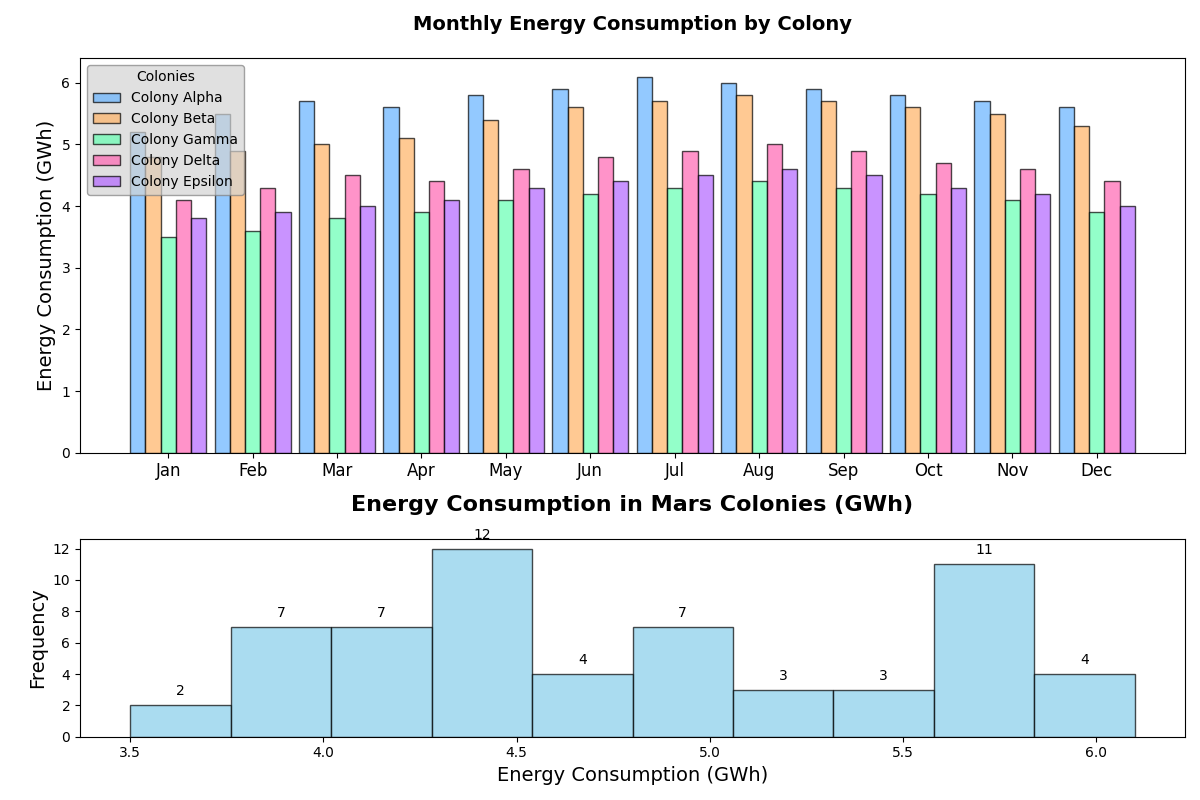

Reproduce this figure in Python.
import matplotlib.pyplot as plt
import numpy as np

# Data with additional colonies
months = ['Jan', 'Feb', 'Mar', 'Apr', 'May', 'Jun', 'Jul', 'Aug', 'Sep', 'Oct', 'Nov', 'Dec']
colony_alpha = [5.2, 5.5, 5.7, 5.6, 5.8, 5.9, 6.1, 6.0, 5.9, 5.8, 5.7, 5.6]
colony_beta = [4.8, 4.9, 5.0, 5.1, 5.4, 5.6, 5.7, 5.8, 5.7, 5.6, 5.5, 5.3]
colony_gamma = [3.5, 3.6, 3.8, 3.9, 4.1, 4.2, 4.3, 4.4, 4.3, 4.2, 4.1, 3.9]
colony_delta = [4.1, 4.3, 4.5, 4.4, 4.6, 4.8, 4.9, 5.0, 4.9, 4.7, 4.6, 4.4]
colony_epsilon = [3.8, 3.9, 4.0, 4.1, 4.3, 4.4, 4.5, 4.6, 4.5, 4.3, 4.2, 4.0]

# Setup the figure
fig, axs = plt.subplots(2, 1, figsize=(12, 8), gridspec_kw={'height_ratios': [2, 1]})

# Stacked Bar Chart with additional data
ax1 = axs[0]
width = 0.18
months_indices = np.arange(len(months))
colors = ['#66B3FF', '#FFB366', '#66FFB3', '#FF66B3', '#B366FF']

ax1.bar(months_indices - 2*width, colony_alpha, width, label='Colony Alpha', edgecolor='black', color=colors[0], alpha=0.7)
ax1.bar(months_indices - width, colony_beta, width, label='Colony Beta', edgecolor='black', color=colors[1], alpha=0.7)
ax1.bar(months_indices, colony_gamma, width, label='Colony Gamma', edgecolor='black', color=colors[2], alpha=0.7)
ax1.bar(months_indices + width, colony_delta, width, label='Colony Delta', edgecolor='black', color=colors[3], alpha=0.7)
ax1.bar(months_indices + 2*width, colony_epsilon, width, label='Colony Epsilon', edgecolor='black', color=colors[4], alpha=0.7)

ax1.set_title('Monthly Energy Consumption by Colony', fontsize=14, fontweight='bold', pad=20)
ax1.set_xticks(months_indices)
ax1.set_xticklabels(months, fontsize=12)
ax1.set_ylabel('Energy Consumption (GWh)', fontsize=14)
ax1.legend(title='Colonies', loc='upper left', fontsize=10, edgecolor='gray', facecolor='lightgrey', framealpha=0.7)

# Histogram Plot for Monthly Energy Consumption
ax2 = axs[1]
data = list(colony_alpha + colony_beta + colony_gamma + colony_delta + colony_epsilon)
n, bins, patches = ax2.hist(data, bins=10, edgecolor='black', color='skyblue', alpha=0.7)
ax2.set_title('Energy Consumption in Mars Colonies (GWh)', fontsize=16, fontweight='bold', pad=20)
ax2.set_xlabel('Energy Consumption (GWh)', fontsize=14)
ax2.set_ylabel('Frequency', fontsize=14)

for count, rect in zip(n, patches):
    height = rect.get_height()
    ax2.annotate(f'{int(count)}', xy=(rect.get_x() + rect.get_width() / 2, height),
                 xytext=(0, 5), textcoords='offset points', ha='center', va='bottom', fontsize=10)

plt.tight_layout()
plt.show()
